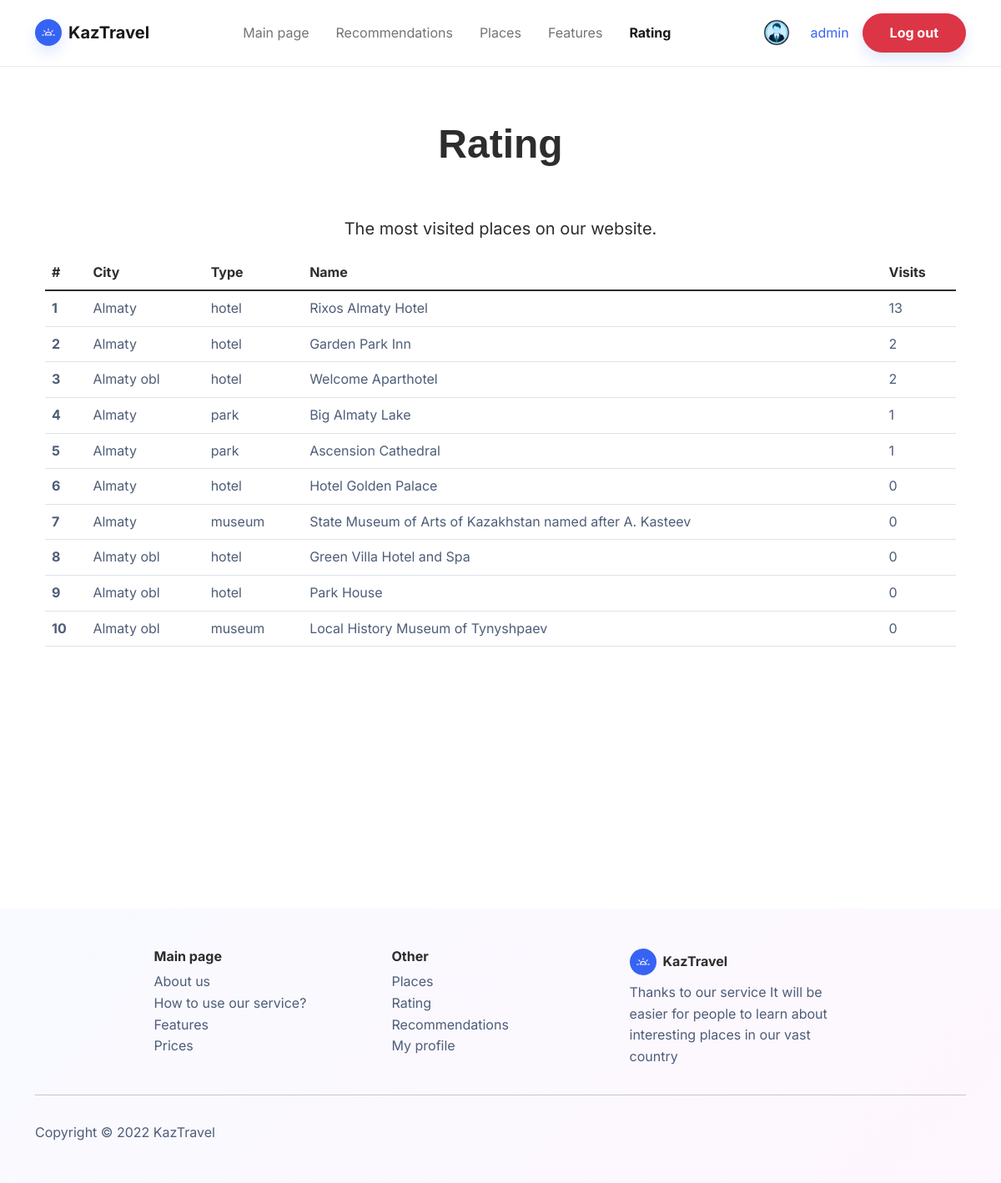
The page /rating (signed in) on the database as committed earlier.
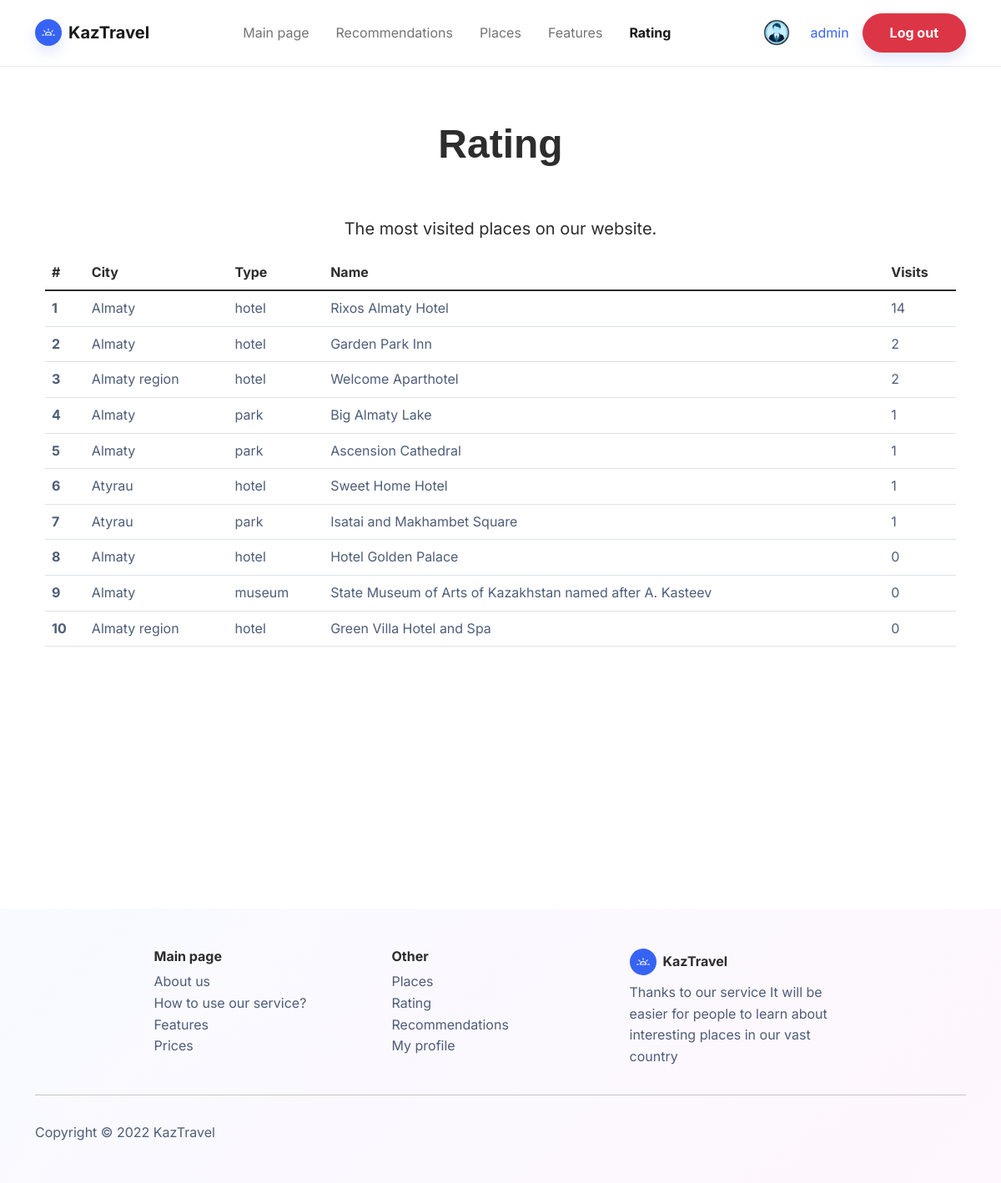
The same page on the database as committed later.
### project/models.py (models this page shows, shortened)
class Places(models.Model):
    name = models.TextField(verbose_name='Name:', max_length=300)
    description = models.TextField(verbose_name='Description:', max_length=1000)
    price = models.TextField(verbose_name='Price:', max_length=50)
    city = models.CharField(verbose_name='City', choices=City, max_length=40)
    type = models.CharField(verbose_name='Type', choices=Type, max_length=40)
    recommend_1 = models.BooleanField(default=False)
    recommend_2 = models.BooleanField(default=False)
    visits = models.IntegerField(default=0)
    pic = ImageField(verbose_name='Picture', null=True, blank=True, max_length=100, upload_to='images/places', default='images/places/default_place.png')
    class Meta:
        verbose_name = 'Place'
        verbose_name_plural = 'Places'

### project/views.py (the view)
# urls.py: path('rating', rating, name='rating'),
@login_required(login_url='/login/')
def rating(request):
    template = 'rating.html'
    context = {
        'list_places': Places.objects.all().order_by('-visits')[:10],
        'profile': Profile.objects.filter(username=request.user.username).first()
    }
    return render(request, template, context)

### project/templates/rating.html (shortened to what the changed rows need)
<!doctype html>
<html lang="en">
<head>
    {% load static %}
    <link href="https://cdn.jsdelivr.net/npm/bootstrap@5.1.3/dist/css/bootstrap.min.css" rel="stylesheet">
     <link href="{% static 'css/places.css' %}" rel="stylesheet" type="text/css">
     <link href="{% static 'css/bootstrap.min.css' %}" rel="stylesheet" type="text/css">
</head>
<body>
  <section class="main-part color-b" id="about_us">
    <div class="container px-4 py-5">
        <h1 class=" t-white" style="text-align: center;font-family:'Montserrat', sans-serif;font-size:3em;font-weight: bold;padding-bottom: 1em;">Rating</h1>
        <table class="table ">
            <thead>
    <tr>
      <th scope="col">#</th>
      <th scope="col">City</th>
      <th scope="col">Type</th>
      <th scope="col">Name</th>
      <th scope="col">Visits</th>
    </tr>
  </thead>
  <tbody>
  {% for i in list_places %}
    <tr class="table-hover">
      <th scope="row"><a class="name-hover" href="{% url 'place_detail' i.id %}">{{forloop.counter}}</a></th>
      <td><a class="name-hover" href="{% url 'place_detail' i.id %}">{{i.city}}</a></td>
      <td><a class="name-hover" href="{% url 'place_detail' i.id %}">{{i.type}}</a></td>
        <td>
            <a class="name-hover" href="{% url 'place_detail' i.id %}">{{i.name}}</a>
        </td>
      <td><a class="name-hover" href="{% url 'place_detail' i.id %}">{{i.visits}}</a></td>
    </tr>
  {% endfor %}
  </tbody>
</table>
    </div>
</section>
</body>
</html>

Rows that differ between the two databases and show on the page:
no longer on this page (row edited): Places: city "Almaty obl", type "hotel", name "Park House", visits "0"
no longer on this page (row edited): Places: city "Almaty obl", type "museum", name "Local History Museum of Tynyshpaev", visits "0"
changed Places "Rixos Almaty Hotel": visits "13" → "14"
changed Places "Welcome Aparthotel": city "Almaty obl" → "Almaty region"
now on this page (row edited): Places: city "Atyrau", type "hotel", name "Sweet Home Hotel", visits "1"
now on this page (row edited): Places: city "Atyrau", type "park", name "Isatai and Makhambet Square", visits "1"
changed Places "Green Villa Hotel and Spa": city "Almaty obl" → "Almaty region"
